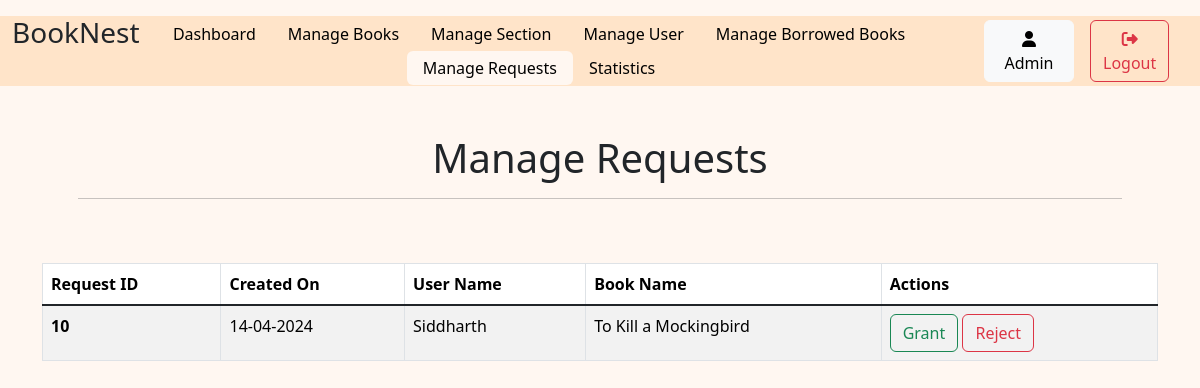
The page /admin/manage_requests (signed in) on the database its author committed.
### models.py (models this page shows)
class user(db.Model):
    user_id = db.Column(db.Integer, autoincrement=True, primary_key=True)
    username = db.Column(db.String(), unique=True)
    email = db.Column(db.String, unique=True)
    date_created = db.Column(db.DateTime, default=datetime.datetime.now)
    passhash = db.Column(db.String(256))
    is_admin=db.Column(db.Boolean, default=False)

class requests(db.Model):
    request_id = db.Column( db.Integer, autoincrement=True, primary_key=True)
    user_id = db.Column(db.Integer,   db.ForeignKey("user.user_id"))
    book_id = db.Column(db.Integer,  db.ForeignKey("book.book_id"))
    request_date = db.Column(db.DateTime, default=datetime.datetime.now)
    grant_date = db.Column(db.DateTime)
    status = db.Column(db.String)  #pending or approved or returned or rejected

class book(db.Model):
    book_id = db.Column(db.Integer, primary_key=True, autoincrement=True)
    name = db.Column(db.String)
    content = db.Column(db.String)
    date_created = db.Column(db.DateTime, default=datetime.datetime.now)
    authors = db.Column(db.String)
    section_id=db.Column(db.Integer, db.ForeignKey('section.section_id'))

### routes.py (the view)
@app.route('/admin/manage_requests')             #APPROVE/REJECT; hyperlink user to their user profile page
@admin_required
def manageRequest():
    request=requests.query.filter_by(status='pending')
    Requests = db.session.query(requests.request_id, requests.user_id, requests.book_id, requests.request_date, requests.status, user.username, book.name)\
    .join(user, user.user_id == requests.user_id)\
    .join(book, book.book_id == requests.book_id)\
    .filter(requests.status=='pending')\
    .all()
    User=user.query.get(session['user_id'])
    return render_template('/admin_pages/adminManageRequests.html', active='Requests', User=User, request=request, Requests=Requests)

### routes.py (called while the page is built)
def admin_required(func):
    @wraps(func)
    def inner(*args, **kwargs):
        if 'user_id' not in session:
            flash('Please login to continue')
            return redirect(url_for('login'))
        User = user.query.get(session['user_id'])
        if not User.is_admin:
            flash('You are not authorized to access this page')
            return redirect(url_for('dashboard'))
        return func(*args, **kwargs)
    return inner

### templates/admin_pages/adminManageRequests.html (shortened to what this page needs)
{% extends 'layout.html' %}
{% block content %}
{% include 'adminNavbar.html' %}
<div class="container p-5">
    <h1 class="text-center">Manage Requests</h1>
    <hr>
</div>
<div class="container">
    <table class="table table-striped table-hover table-bordered">
        <thead>
            <tr>
                <th scope="col">Request ID</th>
                <th scope="col">Created On</th>
                <th scope="col">User Name</th>
                <th scope="col">Book Name</th>
                <th scope="col">Actions</th>
            </tr>
        </thead>
        <tbody class="table-group-divider">
            {% for item in Requests %}
            <tr>
                <th scope="row">{{item.request_id}}</th>
                <td>{{item.request_date.strftime('%d-%m-%Y')}}</td>
                <td>{{item.username}}</td>
                <td>{{item.name}}</td>
                <td>
                    <a href="{{url_for('grant_book', id=item.request_id)}}" class="btn btn-outline-success">Grant</a>
                    <a href="{{url_for('reject_book', id=item.request_id)}}" class="btn btn-outline-danger">Reject</a>
                </td>
            </tr>
            {% endfor %}
        </tbody>
    </table>
</div>
{% endblock %}

### templates/adminNavbar.html
<div class="align-self-center" style="background-color: #FFE4C9;">
    <div class="row container-fluid mt-3 " >
        <div class="col-1">
            <h3>BookNest</h3>
        </div>
        <div class="col-9 align-self-center">
            <ul class="nav justify-content-center nav-pills ">
                <li class="nav-item">
                    <a class="{% if active=='Dashboard' %}nav-link active{% else %}nav-link{%endif %}" aria-current="page" href="{{url_for('admin')}}">Dashboard</a>
                </li>
                <li class="nav-item">
                    <a class="{% if active=='Books' %}nav-link active{% else %}nav-link{%endif %}" href="{{url_for('bookManagement')}}">Manage Books</a>
                </li>
                <li class="nav-item">
                    <a class="{% if active=='Section' %}nav-link active{% else %}nav-link{%endif %}" href="{{url_for('sectionManagement')}}">Manage Section</a>
                </li>
                <li class="nav-item">
                    <a class="{% if active=='Users' %}nav-link active{% else %}nav-link{%endif %}" href="{{url_for('userManagement')}}">Manage User </a>
                </li>
                <li class="nav-item">
                    <a class="{% if active=='borrowedBooks' %}nav-link active{% else %}nav-link{%endif %}" href="{{url_for('borrowedBooksManagement')}}">Manage Borrowed Books</a>
                </li>
                <li class="nav-item">
                    <a class="{% if active=='Requests' %}nav-link active{% else %}nav-link{%endif %}" href="{{url_for('manageRequest')}}">Manage Requests</a>
                </li>
                <li class="nav-item">
                    <a class="{% if active=='statistics' %}nav-link active{% else %}nav-link{%endif %}" href="{{url_for('statistics')}}">Statistics</a>
                </li>
            </ul>
        </div>
        <div class="col-1 align-self-center p-1">
            <a class="btn btn-light" href="{{url_for('profile',id=User.user_id)}}">
                <i class="fa-solid fa-user"></i> {{User.username}}
            </a>
        </div>
        <div class="col-1 align-self-center">
            <a class="btn btn-outline-danger" href="{{url_for('logout')}}">
                <i class="fa-solid fa-right-from-bracket"></i>Logout
            </a>
        </div>
    </div>
</div>

### Static/style.css (style rules this page uses)
.nav-pills .nav-link.active { color: black; background-color: #FFF7F1; }
.nav-pills .nav-link { color: black; }
.nav>li>a { padding-top: 5px; padding-bottom: 5px; }
body { background-color: #FFF7F1; }

### rows shown on the page
user: username "Admin"
requests: request_id "10", request_date "14-04-2024", username "Siddharth", name "To Kill a Mockingbird"
